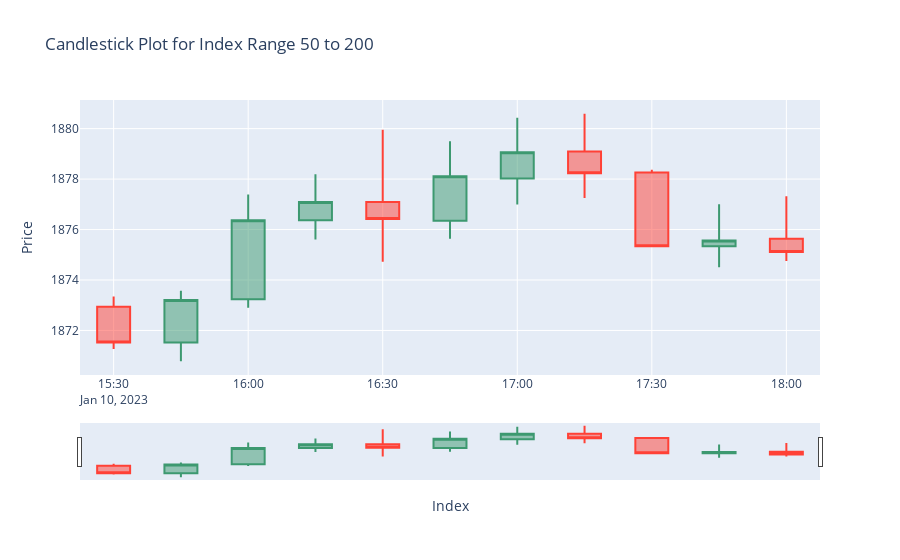

The cell this chart's notebook holds for it:
### Markdown cell above
## CANDLESTICK PLOTTING

### Code cell
# target_opendate = 1673538300
# target_opendate = using_data[using_data['time'] == target_opendate].index
start_index = 518#target_opendate[0]
end_index = start_index + 10
selected_df = copy1.iloc[start_index:end_index+1]

# Create a candlestick trace
candlestick_trace = go.Candlestick(x=selected_df.mtime,
                                   open=selected_df['Open'],
                                   high=selected_df['High'],
                                   low=selected_df['Low'],
                                   close=selected_df['Close'],
                                   name='Candlestick')

# Create a layout for the plot
layout = go.Layout(title='Candlestick Plot for Index Range 50 to 200',
                   xaxis=dict(title='Index'),
                   yaxis=dict(title='Price'))

# Create the figure
fig = go.Figure(data=[candlestick_trace], layout=layout)

# Show the plot
fig.show()

### Figure 1 — Plotly figure (JSON) as saved in the notebook; plotly's stock layout.template omitted (floating-point values rounded to 4 significant figures)
{"data": [{"close": [1872.0, 1873.0, 1876.0, 1877.0, 1876.0, 1878.0, 1879.0, 1878.0, 1875.0, 1876.0, 1875.0], "high": [1873.0, 1874.0, 1877.0, 1878.0, 1880.0, 1880.0, 1880.0, 1881.0, 1878.0, 1877, 1877.0], "low": [1871.0, 1871.0, 1873.0, 1876.0, 1875.0, 1876.0, 1877.0, 1877.0, 1875.0, 1875.0, 1875.0], "name": "Candlestick", "open": [1873.0, 1872.0, 1873.0, 1876.0, 1877.0, 1876.0, 1878.0, 1879.0, 1878.0, 1875.0, 1876.0], "type": "candlestick", "x": ["2023-01-10T15:30:00", "2023-01-10T15:45:00", "2023-01-10T16:00:00", "2023-01-10T16:15:00", "2023-01-10T16:30:00", "2023-01-10T16:45:00", "2023-01-10T17:00:00", "2023-01-10T17:15:00", "2023-01-10T17:30:00", "2023-01-10T17:45:00", "2023-01-10T18:00:00"]}], "layout": {"title": {"text": "Candlestick Plot for Index Range 50 to 200"}, "xaxis": {"title": {"text": "Index"}}, "yaxis": {"title": {"text": "Price"}}}}
